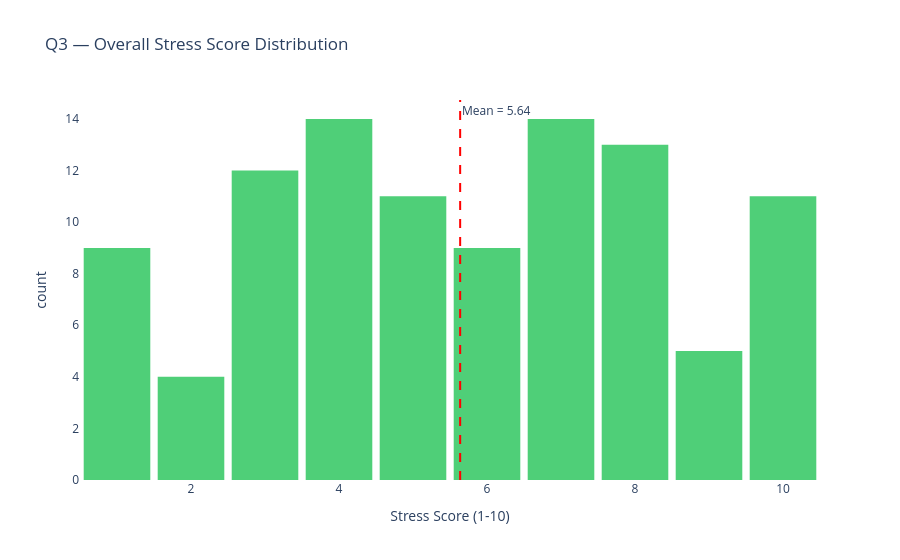

Notebook source saved alongside this figure:
### Markdown cell above
#### Q3. What is the overall stress distribution — and what does the average tell us?

### Code cell
fig = px.histogram(df, x='Overall_Stress',
                   nbins=10,
                   title='Q3 — Overall Stress Score Distribution',
                   labels={'Overall_Stress': 'Stress Score (1-10)'},
                   color_discrete_sequence=["#4FCF78"])

fig.add_vline(x=df['Overall_Stress'].mean(),
              line_dash='dash',
              line_color='red',
              annotation_text=f"Mean = {df['Overall_Stress'].mean():.2f}",
              annotation_position='top right')

fig.update_layout(plot_bgcolor='white',
                  paper_bgcolor='white',
                  bargap=0.1)
fig.show()

### Figure 1 — Plotly figure (JSON) as saved in the notebook; plotly's stock layout.template omitted (floating-point values rounded to 4 significant figures)
{"data": [{"bingroup": "x", "hovertemplate": "Stress Score (1-10)=%{x}<br>count=%{y}<extra></extra>", "legendgroup": "", "marker": {"color": "#4FCF78", "pattern": {"shape": ""}}, "name": "", "nbinsx": 10, "orientation": "v", "showlegend": false, "type": "histogram", "x": [4, 7, 9, 9, 8, 8, 5, 10, 4, 1, 4, 8, 7, 6, 6, 7, 1, 8, 10, 7, 3, 1, 8, 8, 6, 5, 3, 3, 7, 10, 10, 2, 3, 2, 3, 10, 6, 3, 3, 1, 1, 7, 10, 8, 3, 4, 8, 5, 5, 2, 4, 8, 5, 8, 4, 4, 5, 3, 4, 4, 10, 7, 10, 5, 6, 7, 9, 4, 1, 7, 7, 5, 5, 4, 10, 4, 7, 3, 6, 1, 2, 3, 10, 8, 5, 4, 9, 7, 6, 8, 10, 7, 1, 7, 8, 1, 6, 4, 9, 3, 6, 5], "xaxis": "x", "yaxis": "y"}], "layout": {"annotations": [{"showarrow": false, "text": "Mean = 5.64", "x": 5.637, "xanchor": "left", "xref": "x", "y": 1, "yanchor": "top", "yref": "y domain"}], "bargap": 0.1, "barmode": "relative", "legend": {"tracegroupgap": 0}, "paper_bgcolor": "white", "plot_bgcolor": "white", "shapes": [{"line": {"color": "red", "dash": "dash"}, "type": "line", "x0": 5.637, "x1": 5.637, "xref": "x", "y0": 0, "y1": 1, "yref": "y domain"}], "title": {"text": "Q3 — Overall Stress Score Distribution"}, "xaxis": {"anchor": "y", "domain": [0, 1], "title": {"text": "Stress Score (1-10)"}}, "yaxis": {"anchor": "x", "domain": [0, 1], "title": {"text": "count"}}}}
